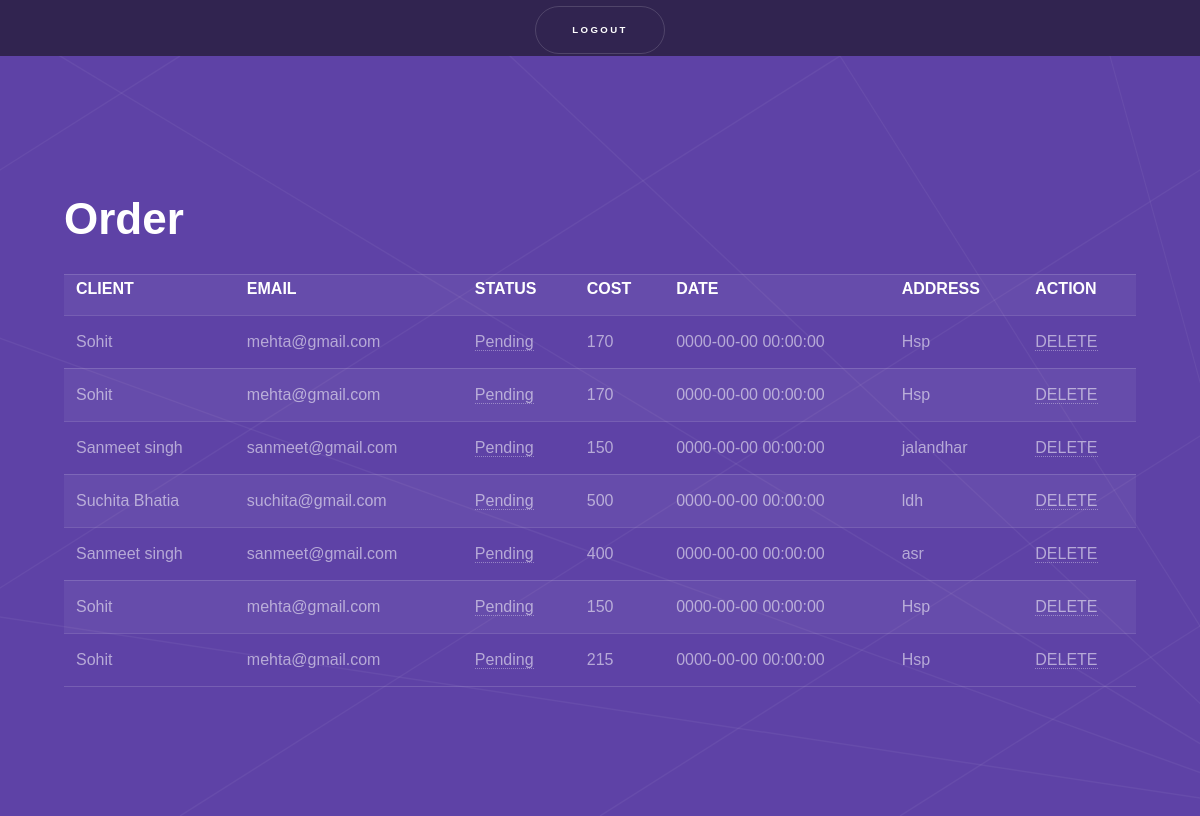
The page /admin/frontend/order.php (signed in) on the database its author committed.
### tables this page shows
CREATE TABLE IF NOT EXISTS `tb_order` (
  `id` int(11) NOT NULL AUTO_INCREMENT,
  `client_id` int(11) DEFAULT NULL,
  `sts` enum('Not_Delivered','Delivered','Pending') NOT NULL,
  `cost` int(11) NOT NULL,
  `orderlist` varchar(1000) NOT NULL,
  `address` varchar(1000) NOT NULL,
  `ordertime` datetime NOT NULL,
  `guest_id` int(11) DEFAULT NULL,
  PRIMARY KEY (`id`)
);

CREATE TABLE IF NOT EXISTS `tb_client` (
  `id` int(11) NOT NULL AUTO_INCREMENT,
  `name` varchar(50) NOT NULL,
  `pwd` varchar(100) NOT NULL,
  `email` varchar(20) NOT NULL,
  `address` varchar(50) NOT NULL,
  `phone_no` varchar(15) NOT NULL,
  PRIMARY KEY (`id`),
  UNIQUE KEY `email` (`email`)
);

### admin/frontend/business_logic.php (called while the page is built, shortened)
<?php
include_once'cls_client.php';
include_once'cls_item.php';
?>

### admin/frontend/config.php (called while the page is built, shortened)
<?php
include_once 'business_logic.php';
?>

### admin/frontend/order.php (the view, shortened to what this page needs)
<?php
include_once 'config.php';
?>
<!DOCTYPE HTML>
<html>
	<head>
		<link rel="stylesheet" href="assets/css/main.css" />
	</head>
	<body>
			<section id="sidebar">
				<div class="inner">
					<nav>
					<form  method="post"  action="logout.php">
<button id="submit">Logout</button>
</form>
					</nav>
				</div>
			</section>
			<div id="wrapper">
					<section id="intro" class="wrapper style1 fullscreen fade-up">
						<div class="inner">
							<h1>Order</h1>
							<?php
							echo '
							<table border="3">
<tr>
<th>CLIENT</th>
<th>EMAIL</th>
<th>STATUS</th>
<th>COST</th>
<th>DATE</th>
<th>ADDRESS</th>
<th>ACTION</th>
</tr>';
    $obj=new clscon();
    $link=$obj->db_connect();
    $qry="select * from tb_client inner join tb_order on tb_client.id=tb_order.client_id order by ordertime desc";
    $res=mysqli_query($link,$qry);
    while($r=mysqli_fetch_row($res))
    {
        echo'<tr>';
        echo"<td>"; echo $r[1]; echo"</td>";
        echo"<td>"; echo $r[3]; echo"</td>";
        echo"<td>"; echo '<a href=updateOrder.php?id='.$r[6].'>'.$r[8].'</a>'; echo"</td>";
        echo"<td>"; echo $r[9]; echo"</td>";
        echo"<td>"; echo $r[12]; echo"</td>";
        echo"<td>"; echo $r[11]; echo"</td>";
        echo'<td><a href=delorder.php?oid='.$r[5].'>DELETE</a></td>';
        echo'</tr>';
    }
echo'
</table> ';
?>
						</div>
					</section>
	</body>
</html>

### admin/frontend/cls_client.php (shortened to what this page needs)
<!DOCTYPE html>

### admin/frontend/cls_item.php (shortened to what this page needs)
<!DOCTYPE html>

### rows shown on the page
tb_order: client.name "Sohit", client.email "mehta@gmail.com", sts "Pending", cost "170", ordertime "0000-00-00 00:00:00", address "Hsp"
tb_order: client.name "Sohit", client.email "mehta@gmail.com", sts "Pending", cost "170", ordertime "0000-00-00 00:00:00", address "Hsp"
tb_order: client.name "Sanmeet singh", client.email "sanmeet@gmail.com", sts "Pending", cost "150", ordertime "0000-00-00 00:00:00", address "jalandhar"
tb_order: client.name "Suchita Bhatia", client.email "suchita@gmail.com", sts "Pending", cost "500", ordertime "0000-00-00 00:00:00", address "ldh"
tb_order: client.name "Sanmeet singh", client.email "sanmeet@gmail.com", sts "Pending", cost "400", ordertime "0000-00-00 00:00:00", address "asr"
tb_order: client.name "Sohit", client.email "mehta@gmail.com", sts "Pending", cost "150", ordertime "0000-00-00 00:00:00", address "Hsp"
tb_order: client.name "Sohit", client.email "mehta@gmail.com", sts "Pending", cost "215", ordertime "0000-00-00 00:00:00", address "Hsp"
